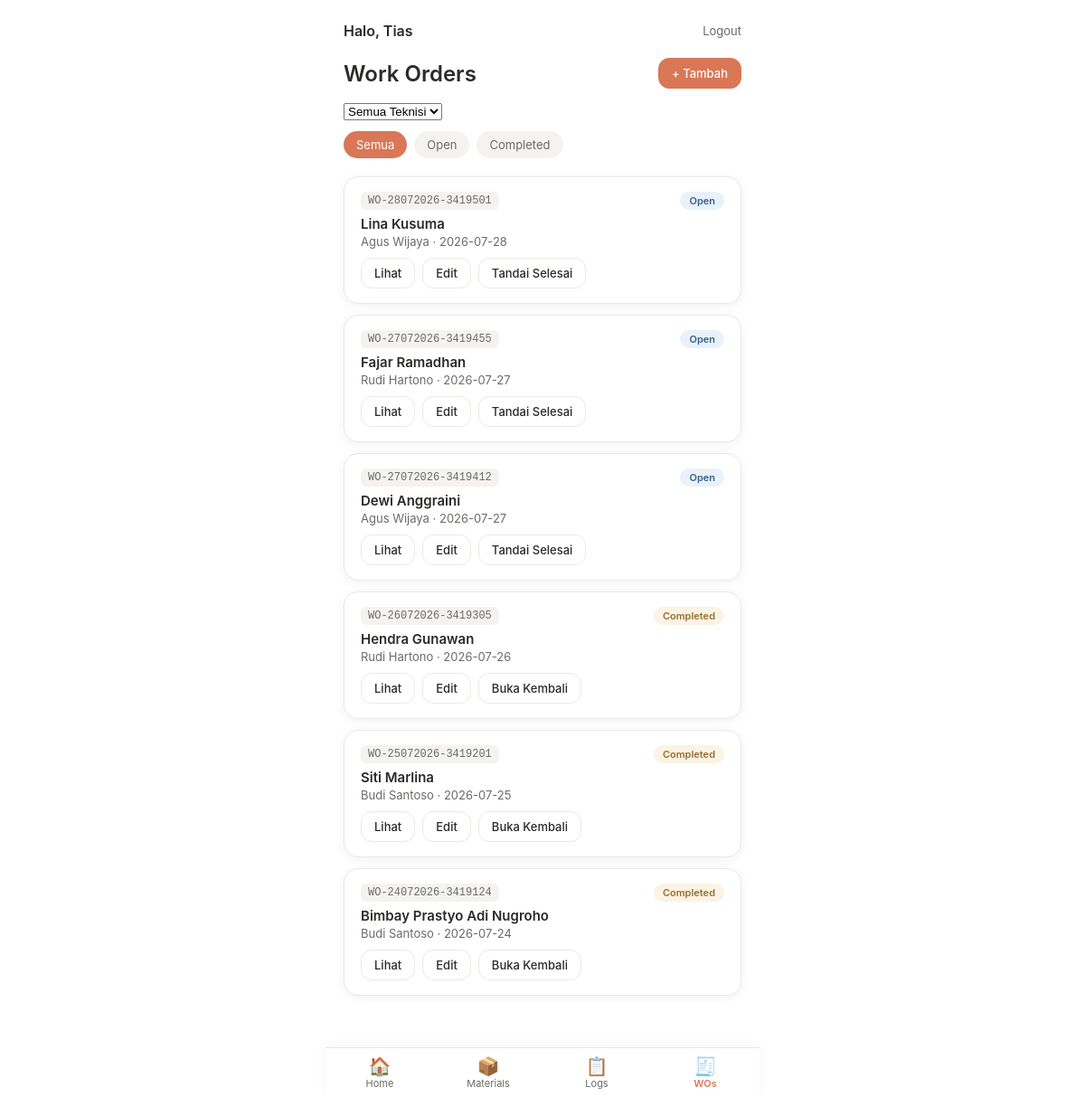
/index.php?page=workorders (signed in), run on the app's committed database.
### tables this page shows
CREATE TABLE work_orders (
  id INT AUTO_INCREMENT PRIMARY KEY,
  wo_no VARCHAR(50) NOT NULL UNIQUE,
  wo_date DATE NOT NULL,
  technician_id INT NOT NULL,
  customer_name VARCHAR(150) NOT NULL,
  customer_address VARCHAR(255),
  port_fat VARCHAR(100),
  status ENUM('open', 'completed') NOT NULL DEFAULT 'open',
  notes TEXT NULL,
  created_at DATETIME NOT NULL DEFAULT CURRENT_TIMESTAMP,
  CONSTRAINT fk_work_orders_technician
    FOREIGN KEY (technician_id) REFERENCES users(id)
    ON DELETE RESTRICT ON UPDATE CASCADE
);

CREATE TABLE users (
  id INT AUTO_INCREMENT PRIMARY KEY,
  name VARCHAR(100) NOT NULL,
  username VARCHAR(50) NOT NULL UNIQUE,
  password VARCHAR(255) NOT NULL,  
  role ENUM('admin', 'teknisi') NOT NULL,
  created_at DATETIME NOT NULL DEFAULT CURRENT_TIMESTAMP
);

### app/controllers/WorkOrderController.php (called while the page is built, shortened)
<?php
require_once __DIR__ . '/../core/Auth.php';
require_once __DIR__ . '/../models/WorkOrder.php';
class WorkOrderController
{
    public function index(): void
    {
        $status = $_GET['status'] ?? '';
        $technicianId = isset($_GET['technician']) && $_GET['technician'] !== ''
            ? (int) $_GET['technician']
            : null;
        $workOrders = WorkOrder::getAll($status !== '' ? $status : null, $technicianId);
        $user = Auth::user();
        require __DIR__ . '/../views/partials/header.php';
        require __DIR__ . '/../views/admin/workorders/list.php';
        require __DIR__ . '/../views/partials/navbar.php';
        require __DIR__ . '/../views/partials/footer.php';
    }
}

### app/core/Router.php (called while the page is built, shortened)
<?php
class Router
{
    private static array $routes = [
        'login'     => ['AuthController', 'showLogin'],
        'do_login'  => ['AuthController', 'login'],
        'logout'    => ['AuthController', 'logout'],
        'dashboard' => ['DashboardController', 'index'],
        'home'      => ['DashboardController', 'teknisiHome'],
        'materials'             => ['MaterialController', 'index'],
        'material-form'         => ['MaterialController', 'form'],
        'material-save'         => ['MaterialController', 'save'],
        'material-serials'      => ['MaterialController', 'serials'],
        'material-serial-add'   => ['MaterialController', 'addSerial'],
        'material-stock-adjust' => ['MaterialController', 'adjustStock'],
        'workorders'             => ['WorkOrderController', 'index'],
        'workorder-form'         => ['WorkOrderController', 'form'],
        'workorder-save'         => ['WorkOrderController', 'save'],
        'workorder-detail'       => ['WorkOrderController', 'detail'],
        'workorder-toggle-status' => ['WorkOrderController', 'toggleStatus'],
        'log-usage'      => ['UsageLogController', 'form'],
        'usage-log-save' => ['UsageLogController', 'save'],
        'usage-log-edit'   => ['UsageLogController', 'editForm'],
        'usage-log-update' => ['UsageLogController', 'update'],
        'usage-log-delete' => ['UsageLogController', 'delete'],
        'history' => ['UsageLogController', 'history'],
        'logs'    => ['UsageLogController', 'adminLogs'],
        'audit-log' => ['AuditController', 'index'],
    ];
    public static function dispatch(): void
    {
        $page = $_GET['page'] ?? '';
        [$controllerName, $method] = self::$routes[$page];
        $controller = new $controllerName();
        $controller->$method();
    }
}

### public/index.php (called while the page is built, shortened)
<?php
require_once __DIR__ . '/../app/core/Auth.php';
require_once __DIR__ . '/../app/core/Router.php';
Router::dispatch();

### app/core/Auth.php (called while the page is built, shortened)
<?php
class Auth
{
    public static function user(): ?array
    {
        return $_SESSION['user'] ?? null;
    }
}

### app/models/WorkOrder.php (called while the page is built, shortened)
<?php
class WorkOrder
{
    public static function getAll(?string $status = null, ?int $technicianId = null): array
    {
        $pdo = Database::getConnection();
        $sql = 'SELECT wo.*, u.name AS technician_name
                FROM work_orders wo
                JOIN users u ON u.id = wo.technician_id
                WHERE 1=1';
        $params = [];
        $sql .= ' ORDER BY wo.wo_date DESC, wo.id DESC';
        $stmt = $pdo->prepare($sql);
        $stmt->execute($params);
        return $stmt->fetchAll();
    }
}

### app/views/admin/workorders/list.php (the view, shortened to what this page needs)
<?php
$currentStatus = $_GET['status'] ?? '';
$currentTechnician = $_GET['technician'] ?? '';
?>
<div class="container">
    <div class="topbar">
        <span class="topbar-greeting">Halo, <?= htmlspecialchars($user['name']) ?></span>
        <a href="index.php?page=logout" class="topbar-logout">Logout</a>
    </div>
    <div class="section-header">
        <h2>Work Orders</h2>
        <a href="index.php?page=workorder-form" class="btn-small btn-add">+ Tambah</a>
    </div>
    <form method="GET" action="index.php" class="search-bar">
        <select name="technician" onchange="this.form.submit()">
            <option value="">Semua Teknisi</option>
        </select>
    </form>
    <div class="chip-row">
        <a href="index.php?page=workorders<?= $currentTechnician !== '' ? '&technician=' . urlencode($currentTechnician) : '' ?>"
           class="chip<?= $currentStatus === '' ? ' active' : '' ?>">Semua</a>
        <a href="index.php?page=workorders&status=open<?= $currentTechnician !== '' ? '&technician=' . urlencode($currentTechnician) : '' ?>"
           class="chip<?= $currentStatus === 'open' ? ' active' : '' ?>">Open</a>
        <a href="index.php?page=workorders&status=completed<?= $currentTechnician !== '' ? '&technician=' . urlencode($currentTechnician) : '' ?>"
           class="chip<?= $currentStatus === 'completed' ? ' active' : '' ?>">Completed</a>
    </div>
    <div class="card-list">
        <?php foreach ($workOrders as $wo): ?>
            <div class="material-card">
                <div class="material-card-top">
                    <span class="mono-code"><?= htmlspecialchars($wo['wo_no']) ?></span>
                    <span class="badge badge-<?= $wo['status'] === 'open' ? 'serial' : 'quantity' ?>">
                        <?= $wo['status'] === 'open' ? 'Open' : 'Completed' ?>
                    </span>
                </div>
                <div class="material-desc"><?= htmlspecialchars($wo['customer_name']) ?></div>
                <div class="material-meta">
                    <?= htmlspecialchars($wo['technician_name']) ?> · <?= htmlspecialchars($wo['wo_date']) ?>
                </div>
                <div class="material-actions">
                    <a href="index.php?page=workorder-detail&id=<?= $wo['id'] ?>" class="btn-small">Lihat</a>
                    <a href="index.php?page=workorder-form&id=<?= $wo['id'] ?>" class="btn-small">Edit</a>
                    <form method="POST" action="index.php?page=workorder-toggle-status" style="display:inline;">
                        <button type="submit" class="btn-small">
                            <?= $wo['status'] === 'open' ? 'Tandai Selesai' : 'Buka Kembali' ?>
                        </button>
                    </form>
                </div>
            </div>
        <?php endforeach; ?>
    </div>
</div>

### public/assets/css/style.css (style rules this page uses)
:root { --color-bg: #FFFFFF; --color-surface: #FFFFFF; --color-text: #2B2A28; --color-text-muted: #6B6A67; --color-accent: #D97757; --color-accent-hover: #C5643F; --color-border: #ECE9E4; --color-danger: #B4533F; --color-danger-bg: #FBEDE9; --shadow-soft: 0 2px 12px rgba(0, 0, 0, 0.06); --radius-lg: 16px; --radius-md: 12px; }
* { box-sizing: border-box; }
body { margin: 0; font-family: -apple-system, BlinkMacSystemFont, 'Segoe UI', Roboto, sans-serif; background: var(--color-bg); color: var(--color-text); -webkit-font-smoothing: antialiased; }
h1, h2, h3 { font-weight: 600; }
.container { padding: 24px 20px; }
.topbar { display: flex; justify-content: space-between; align-items: center; margin-bottom: 20px; }
.topbar-greeting { font-size: 16px; font-weight: 600; }
.topbar-logout { font-size: 13px; color: var(--color-text-muted); text-decoration: none; }
.section-header { display: flex; justify-content: space-between; align-items: center; margin-bottom: 16px; }
.section-header h2 { margin: 0; }
.btn-small { display: inline-block; padding: 8px 14px; border: 1px solid var(--color-border); border-radius: var(--radius-md); background: #fff; color: var(--color-text); font-size: 13px; font-weight: 500; text-decoration: none; cursor: pointer; font-family: inherit; white-space: nowrap; }
.btn-add { background: var(--color-accent); border-color: var(--color-accent); color: #fff; }
.search-bar { display: flex; gap: 8px; margin-bottom: 12px; }
.chip-row { display: flex; gap: 8px; overflow-x: auto; padding-bottom: 4px; margin-bottom: 16px; }
.chip { flex-shrink: 0; padding: 7px 14px; border-radius: 999px; background: #F5F3F0; color: var(--color-text-muted); font-size: 13px; text-decoration: none; white-space: nowrap; }
.chip.active { background: var(--color-accent); color: #fff; }
.card-list { display: flex; flex-direction: column; gap: 12px; }
.material-card { background: var(--color-surface); border: 1px solid var(--color-border); border-radius: var(--radius-lg); box-shadow: var(--shadow-soft); padding: 16px 18px; }
.material-card-top { display: flex; justify-content: space-between; align-items: center; margin-bottom: 6px; }
.mono-code { font-family: 'SFMono-Regular', Consolas, monospace; font-size: 12px; color: var(--color-text-muted); background: #F5F3F0; padding: 3px 8px; border-radius: 6px; }
.badge { display: inline-block; padding: 3px 10px; border-radius: 999px; font-size: 11px; font-weight: 600; }
.badge-serial { background: #EAF1FB; color: #35618F; }
.badge-quantity { background: #FBF3E5; color: #96702E; }
.material-desc { font-size: 15px; font-weight: 600; margin-bottom: 2px; }
.material-meta { font-size: 13px; color: var(--color-text-muted); margin-bottom: 10px; }
.material-actions { display: flex; gap: 8px; align-items: center; flex-wrap: wrap; }

### data on the page
work_orders: wo_no "WO-28072026-3419501", status "Open", customer_name "Lina Kusuma", technician.name "Agus Wijaya", wo_date "2026-07-28"
work_orders: wo_no "WO-27072026-3419455", status "Open", customer_name "Fajar Ramadhan", technician.name "Rudi Hartono", wo_date "2026-07-27"
work_orders: wo_no "WO-27072026-3419412", status "Open", customer_name "Dewi Anggraini", technician.name "Agus Wijaya", wo_date "2026-07-27"
work_orders: wo_no "WO-26072026-3419305", status "Completed", customer_name "Hendra Gunawan", technician.name "Rudi Hartono", wo_date "2026-07-26"
work_orders: wo_no "WO-25072026-3419201", status "Completed", customer_name "Siti Marlina", technician.name "Budi Santoso", wo_date "2026-07-25"
work_orders: wo_no "WO-24072026-3419124", status "Completed", customer_name "Bimbay Prastyo Adi Nugroho", technician.name "Budi Santoso", wo_date "2026-07-24"

### other printed values
$user['name'] "Tias"
$item['icon'] "🏠"
$item['label'] "Home"
$item['icon'] "📦"
$item['label'] "Materials"
$item['icon'] "📋"
$item['label'] "Logs"
$item['icon'] "🧾"
$item['label'] "WOs"
